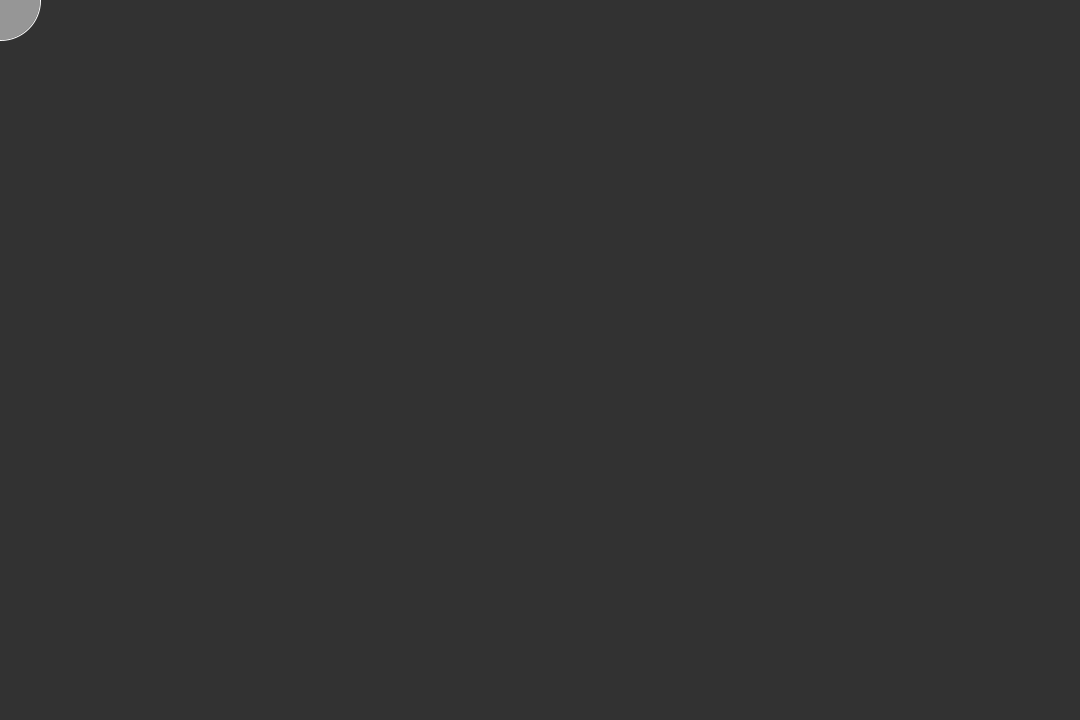
Frame 1 (no input)
Frame 60 (the mouse pressed at the canvas centre just before this capture): identical to frame 1, image omitted
Frame 120 (the mouse held since frame 60 and released just before this capture): blank canvas, image omitted

The Processing sketch that drew this single still picture (run headless with seeded random() and noise(); from frame 60 on, the mouse is pressed at the canvas centre):

// Processing sketch: simple_sketch
// ── simple_sketch.pde
float x;
float y;
float easing = 0.05;

void setup(){

size(1080, 720);
  surface.setResizable(true);

  noStroke(); 
}

void draw(){
background(50);
fill(150);
stroke(255);
ellipse(x, y, 80, 80);
   
  float targetX = mouseX;
  float dx = targetX - x;
  x += dx * easing;
  
  float targetY = mouseY;
  float dy = targetY - y;
  y += dy * easing;
}
void mousePressed(){
 easing = -0.1; 
}
void mouseReleased(){
 easing = +0.1; 
}
